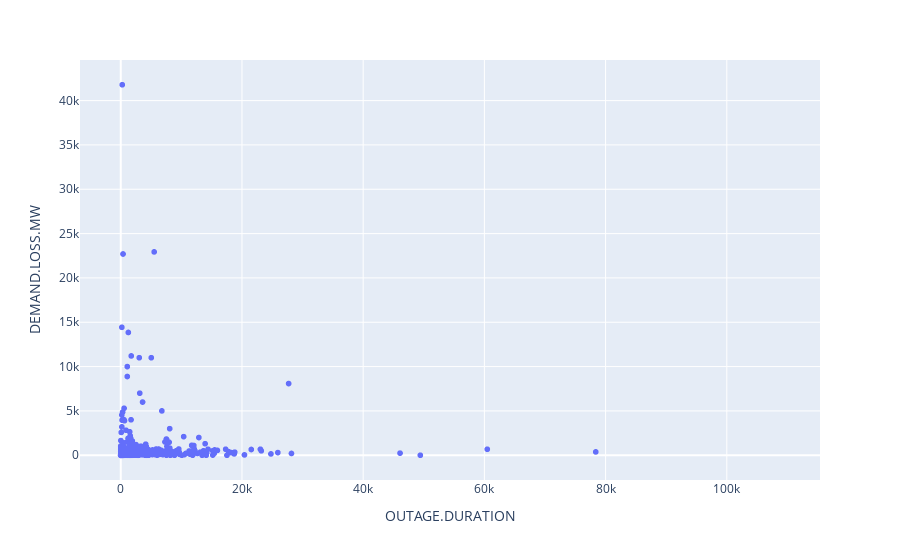

Here is the notebook cell this chart was saved with:
### Markdown cell above
Lots of the durations here are very low, is this because the data is not accurate or because the outages are very short? Compare with something like peak demand loss to see if there is a corelation between the two, which would be expected.

### Code cell
px.scatter(formated_data, x='OUTAGE.DURATION', y='DEMAND.LOSS.MW')

### Figure 1 — Plotly figure (JSON) as saved in the notebook; plotly's stock layout.template omitted (floating-point values rounded to 4 significant figures; data arrays with more than 128 entries replaced by an {"elided": "..."} marker saying what was removed)
{"data": [{"hovertemplate": "OUTAGE.DURATION=%{x}<br>DEMAND.LOSS.MW=%{y}<extra></extra>", "legendgroup": "", "marker": {"color": "#636efa", "symbol": "circle"}, "mode": "markers", "name": "", "showlegend": false, "type": "scattergl", "x": {"elided": "1534 int values"}, "xaxis": "x", "y": {"elided": "1534 int values"}, "yaxis": "y"}], "layout": {"legend": {"tracegroupgap": 0}, "margin": {"t": 60}, "xaxis": {"anchor": "y", "domain": [0, 1], "title": {"text": "OUTAGE.DURATION"}}, "yaxis": {"anchor": "x", "domain": [0, 1], "title": {"text": "DEMAND.LOSS.MW"}}}}
